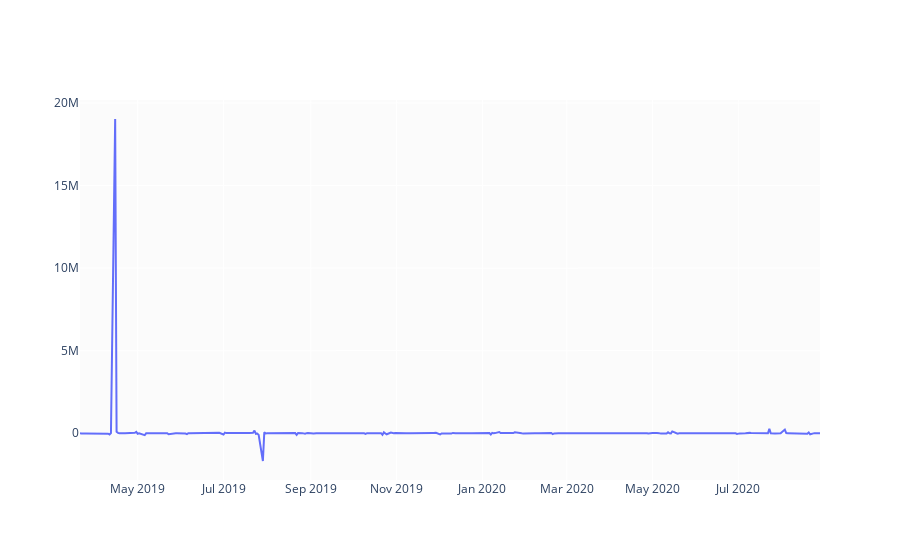

Here is the notebook cell this chart was saved with:
### Code cell
#considering the index of latest year of Dija Data
fig = go.Figure(go.Scatter(x=dj_ti.Date.tail(365), y=dj_ti.rate_of_change.tail(365)))
fig.show()

### Figure 1 — Plotly figure (JSON) as saved in the notebook; plotly's stock layout.template omitted (floating-point values rounded to 4 significant figures; data arrays with more than 128 entries replaced by an {"elided": "..."} marker saying what was removed)
{"data": [{"type": "scatter", "x": {"elided": "365 str values"}, "y": {"elided": "365 float values"}}], "layout": {}}
